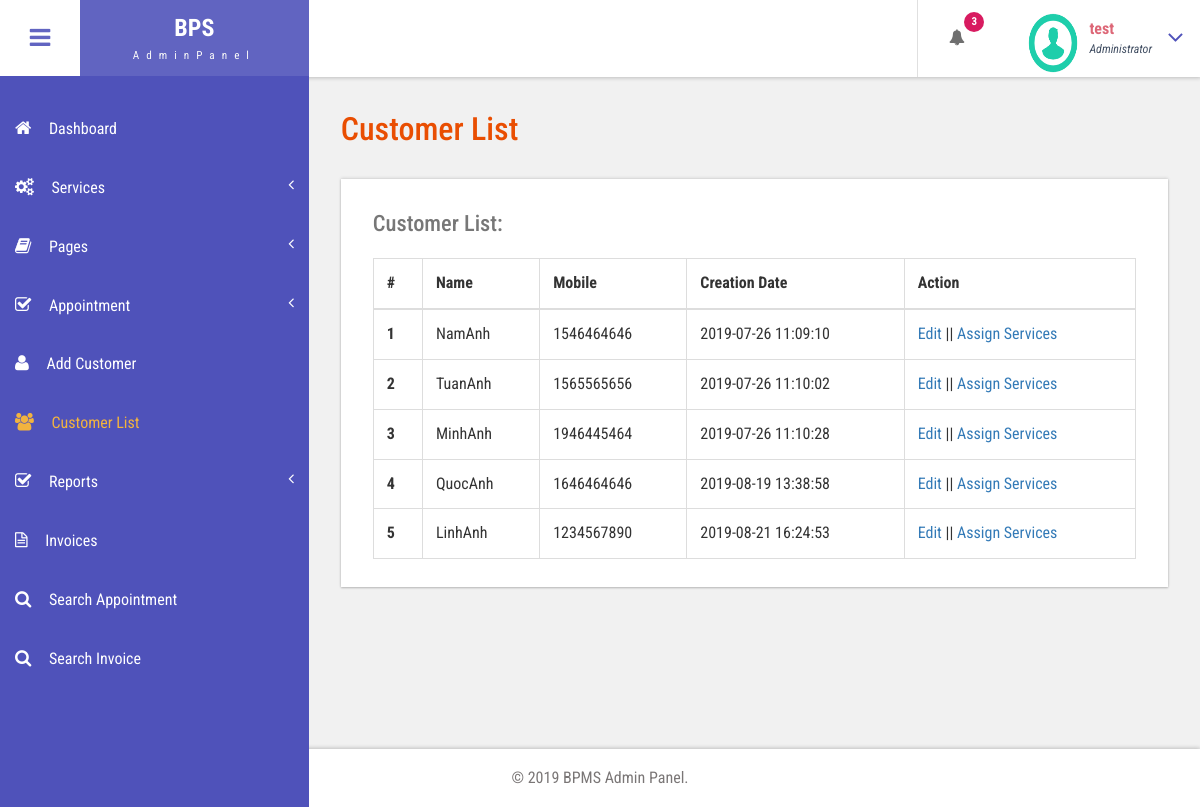
The app's page /admin/customer-list.php (signed in) with its own data.
### tables this page shows
CREATE TABLE `tblcustomers` (
  `ID` int(10) NOT NULL,
  `Name` varchar(120) DEFAULT NULL,
  `Email` varchar(200) DEFAULT NULL,
  `MobileNumber` bigint(11) DEFAULT NULL,
  `Gender` enum('Female','Male','Transgender') DEFAULT NULL,
  `Details` mediumtext,
  `CreationDate` timestamp NULL DEFAULT CURRENT_TIMESTAMP,
  `UpdationDate` timestamp NULL DEFAULT NULL ON UPDATE CURRENT_TIMESTAMP
);

### admin/customer-list.php (the view, shortened to what this page needs)
<?php
include('includes/dbconnection.php');
if (strlen($_SESSION['bpmsaid']==0)) {
  header('location:logout.php');
  } else{
  ?>
<!DOCTYPE HTML>
<html>
<head>
<link href="css/bootstrap.css" rel='stylesheet' type='text/css' />
<link href="css/style.css" rel='stylesheet' type='text/css' />
<link href="css/font-awesome.css" rel="stylesheet">
<link href="css/animate.css" rel="stylesheet" type="text/css" media="all">
<link href="css/custom.css" rel="stylesheet">
</head>
<body class="cbp-spmenu-push">
	<div class="main-content">
		 <?php include_once('includes/sidebar.php');?>
		 <?php include_once('includes/header.php');?>
		<div id="page-wrapper">
			<div class="main-page">
				<div class="tables">
					<h3 class="title1">Customer List</h3>
					<div class="table-responsive bs-example widget-shadow">
						<h4>Customer List:</h4>
						<table class="table table-bordered"> <thead> <tr> <th>#</th> <th>Name</th> <th>Mobile</th> <th>Creation Date</th><th>Action</th> </tr> </thead> <tbody>
<?php
$ret=mysqli_query($con,"select *from  tblcustomers");
$cnt=1;
while ($row=mysqli_fetch_array($ret)) {
?>
						 <tr> <th scope="row"><?php echo $cnt;?></th> <td><?php  echo $row['Name'];?></td> <td><?php  echo $row['MobileNumber'];?></td><td><?php  echo $row['CreationDate'];?></td> <td><a href="edit-customer-detailed.php?editid=<?php echo $row['ID'];?>">Edit</a>  ||  <a href="add-customer-services.php?addid=<?php echo $row['ID'];?>">Assign Services</a></td> </tr>   <?php
$cnt=$cnt+1;
}?></tbody> </table>
					</div>
				</div>
			</div>
		</div>
		 <?php include_once('includes/footer.php');?>
	</div>
</body>
</html>
<?php }  ?>

### admin/includes/header.php (shortened to what this page needs)
<div class="sticky-header header-section ">
      <div class="header-left">
        <button id="showLeftPush"><i class="fa fa-bars"></i></button>
        <div class="logo">
          <a href="index.html">
            <h1>BPS</h1>
            <span>AdminPanel</span>
          </a>
        </div>
      </div>
      <div class="header-right">
        <div class="profile_details_left">
          <ul class="nofitications-dropdown">
            <?php
$ret1=mysqli_query($con,"select ID,Name from  tblappointment where Status=''");
$num=mysqli_num_rows($ret1);
?>
            <li class="dropdown head-dpdn">
              <a href="#" class="dropdown-toggle" data-toggle="dropdown" aria-expanded="false"><i class="fa fa-bell"></i><span class="badge blue"><?php echo $num;?></span></a>
            </li>
          </ul>
          <div class="clearfix"> </div>
        </div>
        <div class="profile_details">
        <?php
$adid=$_SESSION['bpmsaid'];
$ret=mysqli_query($con,"select AdminName from tbladmin where ID='$adid'");
$row=mysqli_fetch_array($ret);
$name=$row['AdminName'];
?>
          <ul>
            <li class="dropdown profile_details_drop">
              <a href="#" class="dropdown-toggle" data-toggle="dropdown" aria-expanded="false">
                <div class="profile_img">
                  <span class="prfil-img"><img src="images/download (1).png" alt="" width="50" height="60"> </span>
                  <div class="user-name">
                    <p><?php echo $name; ?></p>
                    <span>Administrator</span>
                  </div>
                  <i class="fa fa-angle-down lnr"></i>
                  <div class="clearfix"></div>
                </div>
              </a>
            </li>
          </ul>
        </div>
      </div>
      <div class="clearfix"> </div>
    </div>

### admin/css/style.css (style rules this page uses)
h4, h5, h6, h1, h2, h3 { margin: 0; }
ul, ol { margin: 0; }
p { margin: 0; }
html, body { font-family: 'Roboto Condensed', sans-serif; font-size: 100%; overflow-x: hidden; background: #fff; }
body a { transition: 0.5s all ease; -webkit-transition: 0.5s all ease; -moz-transition: 0.5s all ease; -o-transition: 0.5s all ease; -ms-transition: 0.5s all ease; text-decoration:none; }
h1,h2,h3,h4,h5,h6 { margin:0; }
p { margin:0; }
ul,label { margin:0; padding:0; }
.main-content { position: relative; }
.sticky-header { position: fixed; top: 0; left:0px; width: 100%; z-index: 100; }
.header-section { background:#FFF; box-shadow: 1px 1px 4px rgba(0, 0, 0, 0.21); -webkit-box-shadow: 1px 1px 4px rgba(0, 0, 0, 0.21); -moz-box-shadow: 1px 1px 4px rgba(0, 0, 0, 0.21); -o-box-shadow: 1px 1px 4px rgba(0, 0, 0, 0.21); }
.header-section::after { clear: both; display: block; content: ''; }
.header-left { float: left; width: 45%; }
.header-right { float: right; }
button#showLeftPush { font-size: 1.5em; width: 80px; padding: 0.87em 0; text-align: center; cursor: pointer; float: left; color: #6F6F6F; -moz-transition: all 0.2s ease-out 0s; -webkit-transition: all 0.2s ease-out 0s; transition: all 0.2s ease-out 0s; border: none; background-color: #fff; outline:none; }
.cbp-spmenu-push { overflow-x: hidden; position: relative; }
.cbp-spmenu, .cbp-spmenu-push { -webkit-transition: all 0.3s ease; -moz-transition: all 0.3s ease; transition: all 0.3s ease; }
.cbp-spmenu-push div#page-wrapper { margin: 0 0 0 19.3em; transition:.5s all; -webkit-transition:.5s all; -moz-transition:.5s all; }
.fa { display: inline-block; font-family: FontAwesome; font-style: normal; font-weight: normal; line-height: 1; -webkit-font-smoothing: antialiased; -moz-osx-font-smoothing: grayscale; }
.logo { background: #6164C1; text-align: center; float: left; }
.logo a { padding: 0.9em 3.3em .7em; display: block; text-decoration: none; }
.logo a h1 { color: #fff; font-size: 1.5em; line-height: 1.2em; font-weight: 700; }
.logo a span { color: #F8F8F8; font-size: .7em; text-align: center; letter-spacing: 7px; }
.profile_details_left { float: left; }
li.dropdown.head-dpdn { display: inline-block; padding: 1.7em 0; border-left: 1px solid #E0E0E0; float: left; }
li.dropdown.head-dpdn a.dropdown-toggle { padding: 1.7em 2em; }
i.fa.fa-bell { color:#6F6F6F; }
.header-right span.badge { font-size: 11px; font-weight: bold; color: #FFF; background: #8BC34A; line-height: 15px; width: 20px; height: 20px; border-radius: 2em; -webkit-border-radius: 2em; -moz-border-radius: 2em; -o-border-radius: 2em; text-align: center; display: inline-block; position: absolute; top: 16%; padding: 2px 0 0; }
.header-right span.blue { background-color:#D81B60; }
.profile_details { float: right; }
.profile_details_drop a.dropdown-toggle { display:block; padding: 0.8em 3em 0 2em; }
.profile_img span.prfil-img { float:left; }
.user-name { float:left; margin-top:8px; margin-left:11px; height:35px; }
.profile_details ul li { list-style-type:none; position:relative; }
.profile_details li a i.fa.lnr { position: absolute; top: 34%; right: 8%; color: #4F52BA; font-size: 1.6em; }
.user-name p { font-size:1em; color:#DD6777; line-height:1em; font-weight:700; }
.user-name span { font-size: .75em; font-style: italic; color: #424f63; font-weight: normal; margin-top: .3em; }
.widget-shadow { background-color: #fff; box-shadow: 0 -1px 3px rgba(0,0,0,.12),0 1px 2px rgba(0,0,0,.24); -webkit-box-shadow: 0 -1px 3px rgba(0,0,0,.12),0 1px 2px rgba(0,0,0,.24); -moz-box-shadow: 0 -1px 3px rgba(0,0,0,.12),0 1px 2px rgba(0,0,0,.24); }
h3.title1 { font-size: 2em; color: #e94e02; margin-bottom: 0.8em; }
.table > thead > tr > th, .table > tbody > tr > th, .table > tfoot > tr > th, .table > thead > tr > td, .table > tbody > tr > td, .table > tfoot > tr > td { border-top: none; }
.tables h4 { font-size: 1.4em; margin-bottom: 1em; color: #777777; }
.tables .panel-body ,.tables .bs-example { padding: 2em 2em 0.5em; }
.tables .table > thead > tr > th, .tables .table > tbody > tr > th, .tables .table > tfoot > tr > th, .tables .table > thead > tr > td, .tables .table > tbody > tr > td, .tables .table > tfoot > tr > td { padding: 13px; border-top: 1px solid #E0E0E0; }
.bs-example { margin-top: 2em; }

### admin/css/custom.css (style rules this page uses)
#page-wrapper { padding:7em 2em 2.5em; background-color: #F1F1F1; }

### records on screen
tblcustomers: Name "NamAnh", MobileNumber "1546464646", CreationDate "2019-07-26 11:09:10"
tblcustomers: Name "TuanAnh", MobileNumber "1565565656", CreationDate "2019-07-26 11:10:02"
tblcustomers: Name "MinhAnh", MobileNumber "1946445464", CreationDate "2019-07-26 11:10:28"
tblcustomers: Name "QuocAnh", MobileNumber "1646464646", CreationDate "2019-08-19 13:38:58"
tblcustomers: Name "LinhAnh", MobileNumber "1234567890", CreationDate "2019-08-21 16:24:53"

### other values on screen
$num "3"
$name "test"
